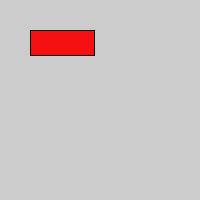
Frame 1 (no input)
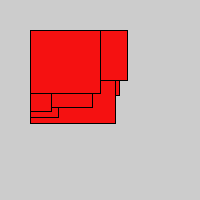
Frame 60 (the mouse pressed at the canvas centre just before this capture)
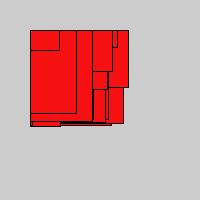
Frame 120 (the mouse held since frame 60 and released just before this capture)

The Processing sketch that drew these frames (run headless with seeded random() and noise(); from frame 60 on, the mouse is pressed at the canvas centre):

// Processing sketch: processing_1510
// ── processing_1510.pde

void setup()
{
 size(200,200);

 fill(245,17,17);
  
}
void draw(){
rect(30,30,random(100),random(100));
}
void mousePressed(){
 
  
  background(155);
 
}
  
